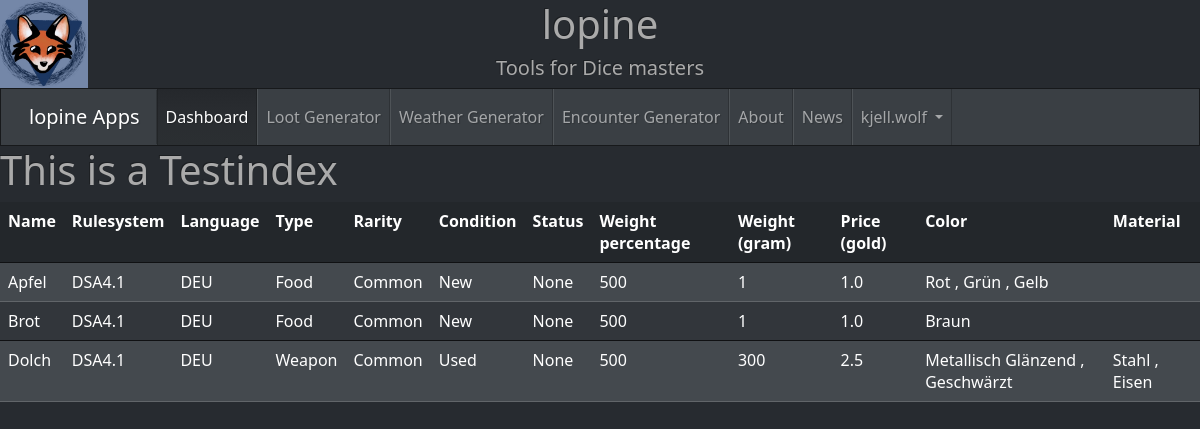
The app's page / (signed in) with its own data.
### lopine_items_app/models.py (models this page shows, shortened)
class Item(models.Model):
    item_id = models.AutoField(primary_key=True)
    rulesystem = models.ForeignKey(Rulesystem, on_delete=models.SET_NULL, null=True)
    language = models.ForeignKey(Language, on_delete=models.SET_NULL, null=True)
    item_type = models.ForeignKey(ItemType, on_delete=models.SET_NULL, null=True)
    item_place = models.ForeignKey(ItemPlace, on_delete=models.SET_NULL, null=True)
    weight_percentage = models.IntegerField(default=500, validators=[MaxValueValidator(950)], help_text='500 = 50%')
    name = models.CharField(max_length=255, unique=True,
                            help_text='Specific Item Name like Rusty Dagger, Sweet Bread or Leather Shirt')
    rarity = models.ForeignKey(ItemRarity, on_delete=models.SET_NULL, null=True)
    max_count = models.IntegerField(validators=[MinValueValidator(1)], default=1,
                                    help_text='How many can be max found while Looting')
    condition = models.ForeignKey(ItemCondition, on_delete=models.SET_NULL, null=True)
    status = models.ForeignKey(ItemStatus, on_delete=models.SET_NULL, null=True)
    status_note = models.CharField(max_length=255, default='None')
    weight_gram = models.IntegerField(default=1, validators=[MinValueValidator(1)])
    price_gold = models.FloatField(default=1, validators=[MinValueValidator(0)])

class Rulesystem(models.Model):
    name = models.CharField(max_length=20, unique=True, default='DSA4.1')

class Language(models.Model):
    name = models.CharField(max_length=20, unique=True, default='DEU')

class ItemType(models.Model):
    name = models.CharField(max_length=20, unique=True)

class ItemRarity(models.Model):
    name = models.CharField(max_length=20, unique=True)

class ItemCondition(models.Model):
    name = models.CharField(max_length=20, unique=True)

class ItemStatus(models.Model):
    name = models.CharField(max_length=20, unique=True)

class Color(models.Model):
    item = models.ForeignKey(Item, on_delete=models.CASCADE, related_name='colors')
    color_name = models.CharField(max_length=255)

class Material(models.Model):
    item = models.ForeignKey(Item, on_delete=models.CASCADE, related_name='material')
    material_name = models.CharField(max_length=255)

### Lopine/views.py (the view, shortened to what this page needs)
# urls.py: path('', views.show_index, name='show_index'),
def show_index(request):
    items = Item.objects.all()
    return render(request, 'index.html', {'items': items})

### templates/index.html (shortened to what this page needs)
{% load static %}
<!DOCTYPE html>
<head>
    <link rel="stylesheet" href="{% static '/css/style.css' %}">
</head>
<body>
  <header>
    <img id="header-icon" src="{% static '/images/favicon.jpg' %}" alt="website icon">
    <h1 style="position: relative; text-align: center;">lopine</h1>
    <h5 style="position: relative; text-align: center;">Tools for Dice masters</h5>
    <nav class="navbar navbar-expand-lg bg-primary" data-bs-theme="dark">
      <div class="container-fluid">
        <a class="navbar-brand" href="/">lopine Apps</a>
        <div class="collapse navbar-collapse" id="navbarColor01">
          <ul class="navbar-nav me-auto">
            <li class="nav-item">
              <a class="nav-link active" href="/">Dashboard
              </a>
            </li>
            <li class="nav-item">
              <a class="nav-link" href="#">Loot Generator</a>
            </li>
            <li class="nav-item">
              <a class="nav-link" href="#">Weather Generator</a>
            </li>
              <li class="nav-item">
                  <a class="nav-link" href="#">Encounter Generator</a>
            </li>
            <li class="nav-item">
              <a class="nav-link" href="#">About</a>
            </li>
              <li class="nav-item">
              <a class="nav-link" href="#">News</a>
            </li>
          </ul>
            <ul class="navbar-nav">
                {% if user.is_authenticated %}
                    <li class="nav-item dropdown">
                        <a class="nav-link dropdown-toggle" data-bs-toggle="dropdown" role="button" aria-expanded="false">
                            {{ user.username }}
                        </a>
                    </li>
                {% endif %}
            </ul>
        </div>
      </div>
    </nav>
</header>
  <h1>This is a Testindex</h1>
<table class="table table-hover">
        <tr class="table-active">
            <th scope="col">Name</th>
            <th scope="col">Rulesystem</th>
            <th scope="col">Language</th>
            <th scope="col">Type</th>
            <th scope="col">Rarity</th>
            <th scope="col">Condition</th>
            <th scope="col">Status</th>
            <th scope="col">Weight percentage</th>
            <th scope="col">Weight (gram)</th>
            <th scope="col">Price (gold)</th>
            <th scope="col">Color</th>
            <th scope="col">Material</th>
        </tr>
        {% for item in items %}
            <tr class="{% cycle 'table-primary' 'table-default' as rowcolors %}">
                <td>{{ item.name }}</td>
                <td>{{ item.rulesystem.name }}</td>
                <td>{{ item.language.name }}</td>
                <td>{{ item.item_type.name }}</td>
                <td>{{ item.rarity.name }}</td>
                <td>{{ item.condition.name }}</td>
                <td>{{ item.status.name }}</td>
                <td>{{ item.weight_percentage }}</td>
                <td>{{ item.weight_gram }}</td>
                <td>{{ item.price_gold }}</td>
                <td>
                    {% for color in item.colors.all %}
                        {{ color.color_name }}
                         {% if not forloop.last %}, {% endif %}
                    {% endfor %}
                </td>
                <td>
                    {% for color in item.material.all %}
                        {{ color.material_name }}
                         {% if not forloop.last %}, {% endif %}
                    {% endfor %}
                </td>
            </tr>
        {% endfor %}
    </table>
</body>

### records on screen
Item: name "Apfel", rulesystem.name "DSA4.1", language.name "DEU", item_type.name "Food", rarity.name "Common", condition.name "New", status.name "None", weight_percentage "500", weight_gram "1", price_gold "1.0"
Color: color_name "Rot"
Color: color_name "Grün"
Color: color_name "Gelb"
Item: name "Brot", rulesystem.name "DSA4.1", language.name "DEU", item_type.name "Food", rarity.name "Common", condition.name "New", status.name "None", weight_percentage "500", weight_gram "1", price_gold "1.0"
Color: color_name "Braun"
Item: name "Dolch", rulesystem.name "DSA4.1", language.name "DEU", item_type.name "Weapon", rarity.name "Common", condition.name "Used", status.name "None", weight_percentage "500", weight_gram "300", price_gold "2.5"
Color: color_name "Metallisch Glänzend"
Color: color_name "Geschwärzt"
Material: material_name "Stahl"
Material: material_name "Eisen"

### other values on screen
{{ user.username }} "kjell.wolf"
